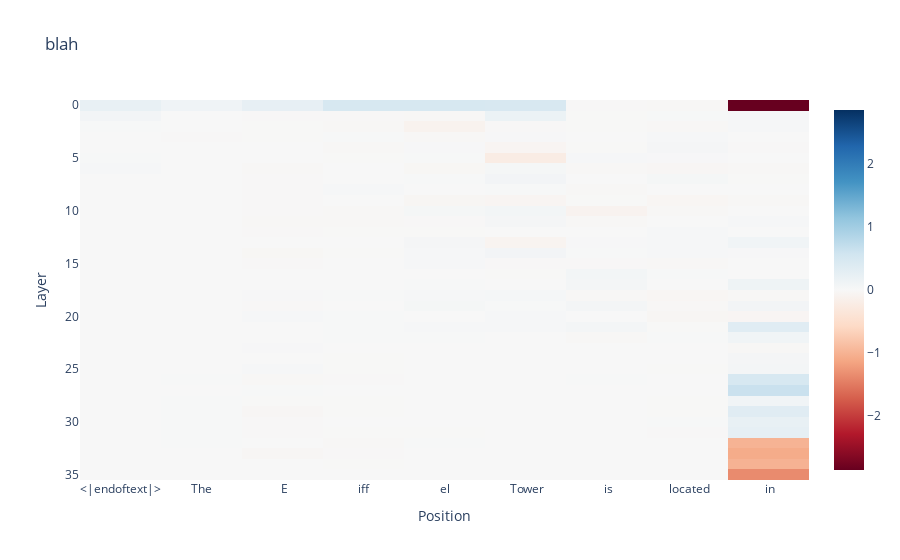

The notebook cell saved with this chart:
### Code cell
plot_total_effect(target_total_effect_mlp, data[0])

### Figure 1 — Plotly figure (JSON) as saved in the notebook; plotly's stock layout.template omitted (floating-point values rounded to 4 significant figures; data arrays with more than 128 entries replaced by an {"elided": "..."} marker saying what was removed)
{"data": [{"coloraxis": "coloraxis", "hovertemplate": "Position: %{x}<br>Layer: %{y}<br>color: %{z}<extra></extra>", "name": "0", "type": "heatmap", "x": ["<|endoftext|>", "The", " E", "iff", "el", " Tower", " is", " located", " in"], "xaxis": "x", "yaxis": "y", "z": {"elided": "36x9 float values"}}], "layout": {"autosize": true, "coloraxis": {"cmid": 0, "colorscale": [[0, "rgb(103,0,31)"], [0.1, "rgb(178,24,43)"], [0.2, "rgb(214,96,77)"], [0.3, "rgb(244,165,130)"], [0.4, "rgb(253,219,199)"], [0.5, "rgb(247,247,247)"], [0.6, "rgb(209,229,240)"], [0.7, "rgb(146,197,222)"], [0.8, "rgb(67,147,195)"], [0.9, "rgb(33,102,172)"], [1, "rgb(5,48,97)"]]}, "title": {"text": "blah"}, "xaxis": {"anchor": "y", "autorange": true, "constrain": "domain", "domain": [0, 1], "range": [-0.5, 8.5], "scaleanchor": "y", "title": {"text": "Position"}, "type": "category"}, "yaxis": {"anchor": "x", "autorange": true, "constrain": "domain", "domain": [0, 1], "range": [35.5, -0.5], "title": {"text": "Layer"}}}}
